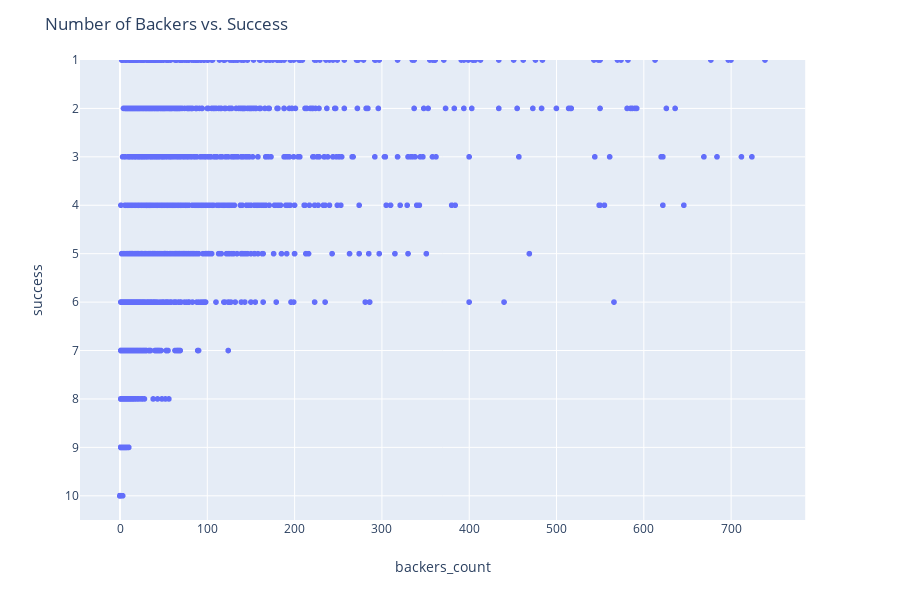

The cell this chart's notebook holds for it:
### Markdown cell above
Interpretation of above plot(s): 

1) There is higher variability in goal amounts among the comparatively less-successful campaigns; 

2) Those campaigns with a spotlight status of 'True' are simultaneously more comparatively successful and consist of more modest goals; 

3) There appear to be no top-tier campaigns (with regards to their comparative success) that are also spotlighted. 


Extra hypothesis: Spotlight status is reserved for less-competitive, perhaps mid-tier, campaigns as a means of (temporarily) boosting their odds of success.

### Code cell
# Now analyze another set of features
fig = px.scatter(df2, x="backers_count", y="success")
fig.update_layout(title_text="Number of Backers vs. Success")

fig.update_yaxes(range=[10.5, 1])

fig.show();

### Figure 1 — Plotly figure (JSON) as saved in the notebook; plotly's stock layout.template omitted (floating-point values rounded to 4 significant figures; data arrays with more than 128 entries replaced by an {"elided": "..."} marker saying what was removed)
{"data": [{"hoverlabel": {"namelength": 0}, "hovertemplate": "backers_count=%{x}<br>success=%{y}", "legendgroup": "", "marker": {"color": "#636efa", "symbol": "circle"}, "mode": "markers", "name": "", "showlegend": false, "type": "scattergl", "x": {"elided": "2361 int values"}, "xaxis": "x", "y": {"elided": "2361 int values"}, "yaxis": "y"}], "layout": {"height": 600, "legend": {"tracegroupgap": 0}, "margin": {"t": 60}, "title": {"text": "Number of Backers vs. Success"}, "xaxis": {"anchor": "y", "domain": [0, 0.98], "title": {"text": "backers_count"}}, "yaxis": {"anchor": "x", "domain": [0, 1], "range": [10.5, 1], "title": {"text": "success"}}}}
